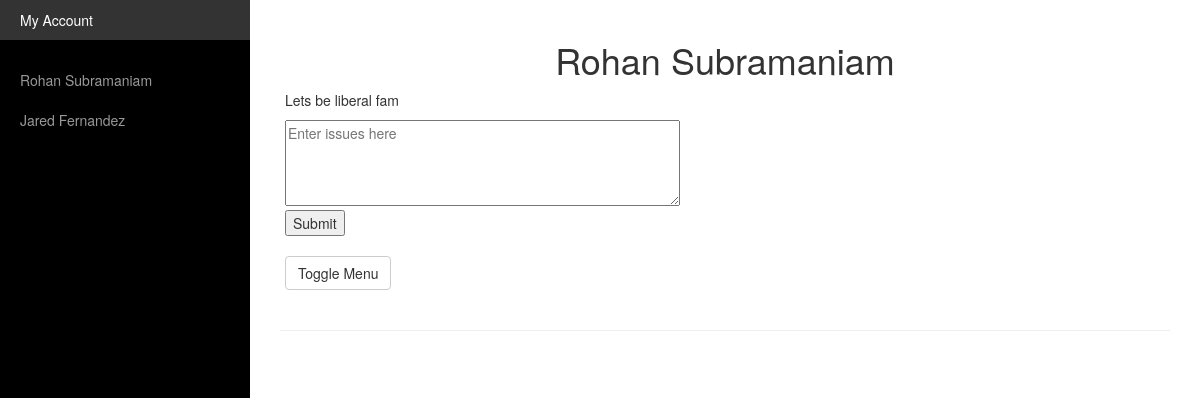
Before: /discussions/view/rohan/ (signed in) with the older database file.
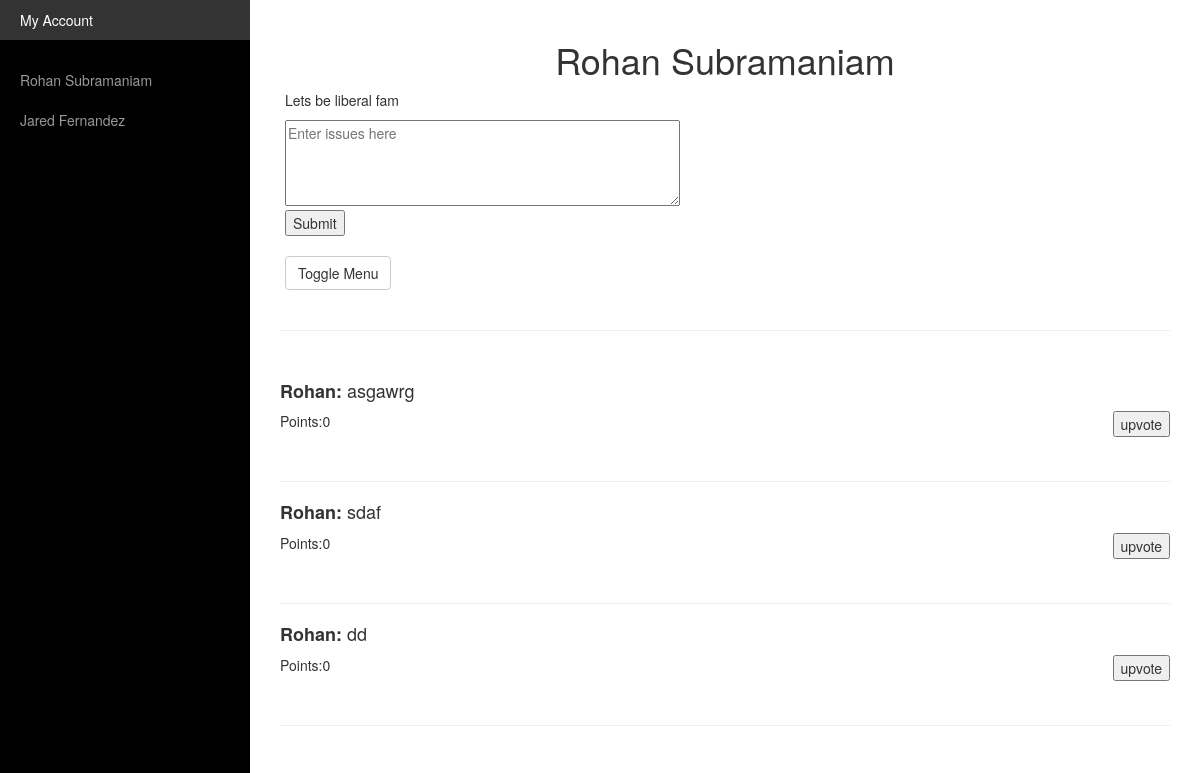
After: the same page with the newer database file.
### discussions/models.py (models this page shows)
class Politician(models.Model):
    user = models.OneToOneField(AppUser, on_delete=models.CASCADE)
    position = models.CharField(max_length=100)
    rep_location = models.CharField(max_length=100)
    num_issues = models.IntegerField(default=0)
    bio = models.CharField(max_length=500)

class AppUser(models.Model):
    user = models.OneToOneField(User, on_delete=models.CASCADE)
    score = models.IntegerField(default=0)
    city_name = models.CharField(max_length=100)
    state = models.CharField(max_length=100)
    num_issues = models.IntegerField(default=0)
    num_comments = models.IntegerField(default=0)

class Issue(models.Model):
    points = models.IntegerField(default=0)
    message = models.CharField(max_length=100, default='')
    upvoters = models.ManyToManyField(AppUser, related_name='upvoters')
    user = models.ForeignKey(AppUser, on_delete=models.CASCADE)
    pub_date = models.DateTimeField('date published')
    politician = models.ForeignKey(Politician, on_delete=models.CASCADE)

### discussions/views.py (the view)
# urls.py: url(r'^view/(?P<user_id>\w+)/$', views.rep_view, name='rep_view'),
@login_required(login_url='/discussions/login/')
def rep_view(request, user_id):
    if request.method == 'POST':
        text = request.POST.get('text')
        u = AppUser.objects.get(user=request.user)
        pu = User.objects.get(username=user_id)
        au = AppUser.objects.get(user=pu)
        p = Politician.objects.get(user=au)
        now = datetime.datetime.now()
        i = Issue(user=au, message=text, politician=p, pub_date=now)
        i.save()
        issues = p.issue_set.all()
        return render_to_response('discussions/part_index.html', { 'issues': issues })
    else:
        app_user = AppUser.objects.get(user=request.user)
        u = User.objects.get(username=user_id)
        au = AppUser.objects.get(user=u)
        p = Politician.objects.get(user=au)
        return render_index(app_user, p, request)

### discussions/views.py (called while the page is built)
@login_required(login_url='/discussions/login/')
def render_index(app_user, rep, request):
    template = loader.get_template('discussions/index.html')
    polys = Politician.objects.filter(Q(rep_location=app_user.city_name) | Q(rep_location=app_user.state))
    context = {
        'user' : app_user,
        'reps' : polys,
    }
    if(rep != None):
        issues = Issue.objects.filter(politician=rep).order_by('-points')
        context['poly'] = rep
        context['issues'] = issues
    return HttpResponse(template.render(context, request))

### discussions/templates/discussions/index.html (shortened to what this page needs)
<!DOCTYPE html>
<html lang="en">
<head>
    {% load staticfiles %}
    <link href="{% static 'bootstrap_template/css/bootstrap.min.css' %}" rel="stylesheet">
    <link href="{% static 'bootstrap_template/css/simple-sidebar.css' %}" rel="stylesheet">
</head>
<body>
    <div id="wrapper">
        <div id="sidebar-wrapper">
            <ul class="sidebar-nav">
                <li>
                    <a href="{% url 'discussions:index' %}">
                        My Account
                    </a>
                </li>
                <br>
                {% for p in reps %}
                <li>
                    <a href="{% url 'discussions:rep_view' p.user.user.username %}" method="post">{{p.user.user.first_name}} {{p.user.user.last_name}}</a>
                </li>
                {% endfor %}
            </ul>
        </div>
        <div id="page-content-wrapper" >
            <div class="container-fluid">
                <div class="row">
                    {% if poly %}
                    <div class="col-lg-12">
                        <h1 id=rep data="{{poly.user.user.username}}">{{poly.user.user.first_name}} {{poly.user.user.last_name}}</h1>
                        <p> {{poly.bio}}</p>
                    </div>
                    <br>
                    <br>
                    <div class="col-lg-12" text-align: center>
                        <form method="POST" id="issue-form">
                            <textarea id="issue-text" name="comment" rows="4" cols="50" placeholder="Enter issues here"></textarea>
                            <br>
                            <input type = "submit">
                        </form>
                        <br>
                        <a href="#menu-toggle" class="btn btn-default" id="menu-toggle">Toggle Menu</a>
                        <br>
                    </div>
                    {% endif %}
                    <br>
                    <br>
                </div>
            </div>
        </div>
        <div class="container-fluid">
        {% if poly %}
        <div class="col-lg-12" text-align: center>
            <hr></hr>
            <br>
            <div id="refresh">
                {% include "discussions/part_index.html" %}
            </div>
        </div>
    </div>
        {% endif %}
    </div>
</body>
</html>

### discussions/templates/discussions/part_index.html (shortened to what this page needs)
{% for i in issues %}
<h4>
    <b>{{i.user.user.first_name}}: </b>{{i.message}}
</h4>
{% if user not in i.upvoters.all %}
<button class="upvote" id="{{i.id}}" style="float: right;">upvote</button>
{% else %}
<button class="upvote" disabled="disabled" id={{i.id}} style="float: right;">Upvoted</button>
{% endif %}
<p>Points:{{i.points}}</p>
<br>
<hr></hr>
{% endfor %}

### discussions/templates/discussions/index.html (style rules this page uses)
h1 { text-align: center; }

Changed rows visible on the page:
added Issue: user.user.first_name "Rohan", message "asgawrg", points "0"
added Issue: user.user.first_name "Rohan", message "sdaf", points "0"
added Issue: user.user.first_name "Rohan", message "dd", points "0"
